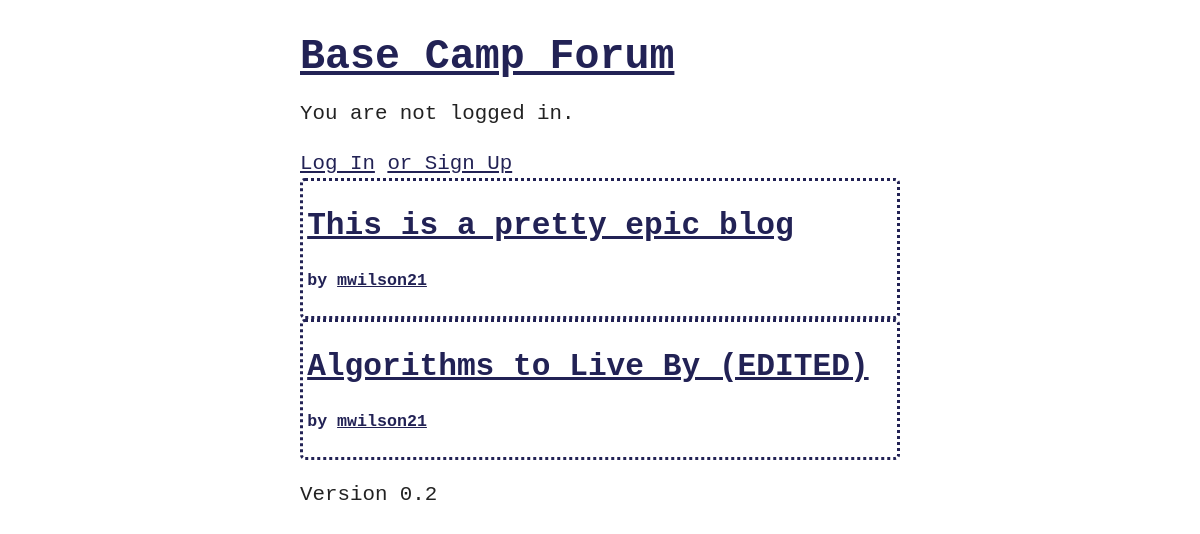
The page /user/mwilson21/posts on the database as committed earlier.
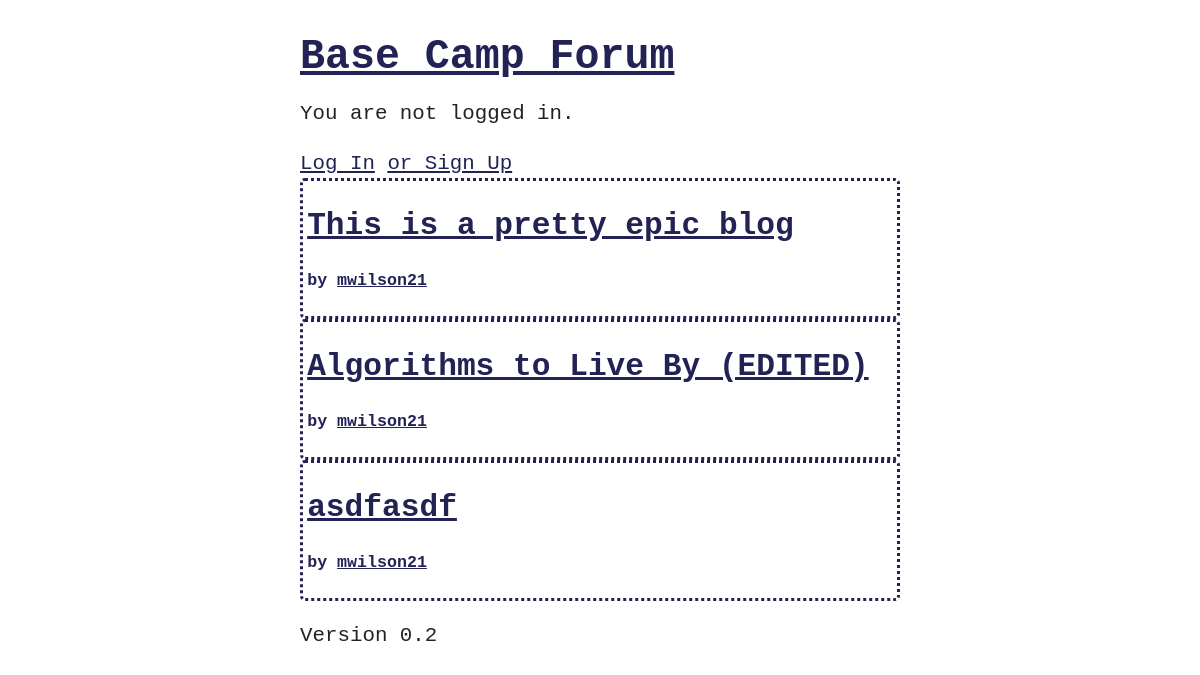
The same page on the database as committed later.
### blog/models.py (models this page shows, shortened)
class Post(models.Model):
    title = models.CharField(max_length=200)
    author = models.ForeignKey(
        get_user_model(),
        on_delete=models.CASCADE,
    )
    body = models.TextField()

### accounts/models.py (models this page shows)
class CustomUser(AbstractUser):
    age = models.PositiveIntegerField(null=True, blank=True)

### blog/views.py (the view)
class UserPostsView(ListView):
    model = CustomUser
    template_name = "user_posts.html"
    slug_field = "username"
    slug_url_kwarg = "username"
    context_object_name = "user"
    def get_queryset(self):
        cur_user = self.request.resolver_match.kwargs["username"]
        return Post.objects.filter(author__username=cur_user)

### templates/user_posts.html (shortened to what this page needs)
{% extends 'base.html' %} {% block content %} {% for post in object_list %}
<div class="post-entry">
  <h2><a href="{% url 'post_detail' post.pk %}">{{ post.title }}</a></h2>
  <h3>
    by
    <a href="{% url 'user_profile' post.author.username %}"
      >{{ post.author.username }}</a
    >
  </h3>
</div>
{% endfor %} {% endblock content %}

Rows that differ between the two databases and show on the page:
added Post: title "asdfasdf", author.username "mwilson21"
